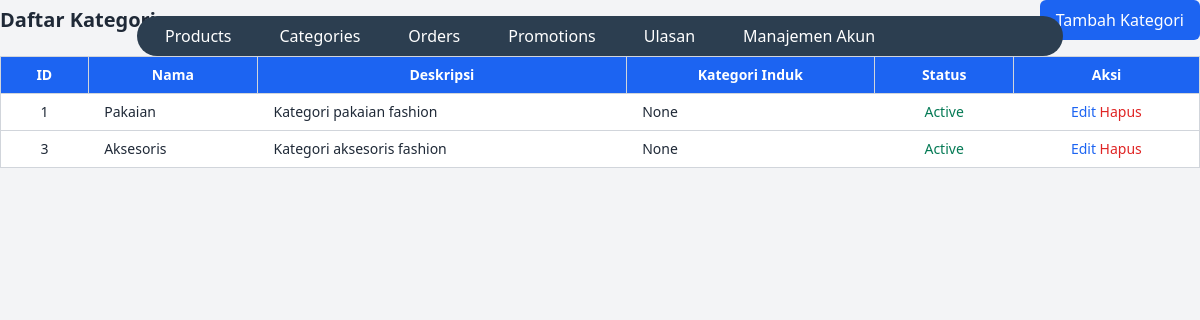
The app's page /public/index.php?page=categories with its own data.
### tables this page shows
CREATE TABLE `categories` (
  `category_id` int(11) NOT NULL,
  `parent_category_id` int(11) DEFAULT NULL,
  `name` varchar(50) NOT NULL,
  `description` text DEFAULT NULL,
  `image_url` varchar(255) DEFAULT NULL,
  `is_active` tinyint(1) DEFAULT 1
);

### src/Frontend/category.php (the view, shortened to what this page needs)
<?php
include BASE_PATH . '/backend/connection.php';
include BASE_PATH . '/Frontend/assets/navbar.php';
$sql = "SELECT c.category_id, c.name, c.description, p.name AS parent_name, c.is_active
        FROM categories c
        LEFT JOIN categories p ON c.parent_category_id = p.category_id";
$result = $conn->query($sql);
if ($result->num_rows > 0) {
    echo "
<div class='flex justify-between items-center mb-4'>
        <h2 class='text-xl font-semibold'>Daftar Kategori</h2>
        <a href='?page=formCategory&action=add' class='bg-blue-600 text-white px-4 py-2 rounded-md'>Tambah Kategori</a>
      </div>
    <div class='overflow-x-auto'>
        <table class='min-w-full border-collapse border border-gray-300 shadow-md rounded-lg text-sm'>
        <thead class='bg-blue-600 text-white'>
            <tr>
                <th class='px-4 py-2 border border-gray-300'>ID</th>
                <th class='px-4 py-2 border border-gray-300'>Nama</th>
                <th class='px-4 py-2 border border-gray-300'>Deskripsi</th>
                <th class='px-4 py-2 border border-gray-300'>Kategori Induk</th>
                <th class='px-4 py-2 border border-gray-300'>Status</th>
                <th class='px-4 py-2 border border-gray-300'>Aksi</th>
            </tr>
        </thead>
        <tbody class='bg-white'>";
    while ($row = $result->fetch_assoc()) {
        $parent = $row["parent_name"] ? $row["parent_name"] : "None";
        $status = $row["is_active"] ? "<span class='text-green-600'>Active</span>" : "<span class='text-red-600'>Inactive</span>";
        echo "
            <tr class='border border-gray-300 hover:bg-gray-100'>
                <td class='px-4 py-2 text-center'>{$row["category_id"]}</td>
                <td class='px-4 py-2'>{$row["name"]}</td>
                <td class='px-4 py-2'>{$row["description"]}</td>
                <td class='px-4 py-2'>{$parent}</td>
                <td class='px-4 py-2 text-center'>{$status}</td>
                <td class='px-4 py-2 text-center'>
                    <a href='index.php?page=formCategory&action=edit&id={$row['category_id']}' class='text-blue-600'>Edit</a>
                    <a href='index.php?page=deleteCategoryAction&id={$row['category_id']}'
                    class='text-red-600'
                     onclick='return confirm('Apakah Anda yakin ingin menghapus kategori ini?')'>Hapus</a>
                </td>
            </tr>";
    }
    echo "
        </tbody>
        </table>
    </div>";
} else {
    echo "<p class='text-gray-600'>Tidak ada data kategori ditemukan.</p>";
}

### records on screen
categories: category_id "1", name "Pakaian", description "Kategori pakaian fashion", parent "None", is_active "Active"
categories: category_id "3", name "Aksesoris", description "Kategori aksesoris fashion", parent "None", is_active "Active"
